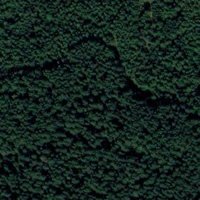
#> input picture Laba 4 - Maps/Pics/forest/1.png, 200 x 200 px; its folder holds only this picture in this run
$ python getcsv_RGB.py   (older library calls are emulated)
#> lines starting #> are read from the running program, lines starting #| are printed output that depends on the picture
import os
import numpy as np
from skimage.feature import greycomatrix, greycoprops
from skimage import io, color, img_as_ubyte

def GetImageCharacteristics(path):
#> called with path = './Pics/forest//1.png'
    img = io.imread(path)
#> img is the input picture: shape (200, 200, 4); mean R, G, B, A 19.5, 36, 29.9, 255
    img = img[:,:,:3]
#> img: shape (200, 200, 3)
    gray = color.rgb2gray(img)
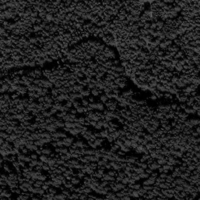
#> gray: shape (200, 200) float64; min 0, max 0.368, mean 0.126
    image = img_as_ubyte(gray)

    bins = np.array([0, 16, 32, 48, 64, 80, 96, 112, 128, 144, 160, 176, 192, 208, 224, 240, 255]) #16-bit
    inds = np.digitize(image, bins)
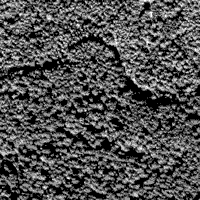
#> inds: shape (200, 200) int64; min 1, max 6, mean 2.55; drawn with min black and max white

    max_value = inds.max()+1
#> max_value = 7
    matrix_coocurrence = greycomatrix(inds, [1], [0, np.pi/4, np.pi/2, 3*np.pi/4], levels=max_value, normed=False, symmetric=False)
    contrast = greycoprops(matrix_coocurrence, 'contrast')
#> contrast = [[0.875, 1.4, 1.2, 1.65]]
    correlation = greycoprops(matrix_coocurrence, 'correlation')
#> correlation = [[0.691, 0.506, 0.577, 0.415]]
    return contrast.reshape(4), correlation.reshape(4)

if __name__ == '__main__':
    paths = {
        'forest': './Pics/forest/',
        'field': './Pics/field/',
        'lake': './Pics/lake/',
        'mountain': './Pics/mountain/',
    }

    with (open('dataset_clean.csv', 'w')) as dataset:
        dataset.write('contrast1;contrast2;contrast3;contrast4;correlation1;correlation2;correlation3;correlation4;class\n')
        names_train_dict = {'forest': 0, 'field': 1, 'lake': 2, 'mountain': 3}
        for path in paths.values():
            for imagename in os.listdir(path):
                s = ''
                for item in GetImageCharacteristics(path + "/" + imagename):
                    for i in range(4):
                        s += f'{item[i]}' + ';'
#> this loop made 4 passes
#> (the run stopped early here; a loop or call above may not have finished)
